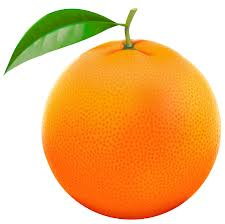
#> input picture orange-input.jpeg, 225 x 224 px
$ python orange.py   (older library calls are emulated)
#> lines starting #> are read from the running program, lines starting #| are printed output that depends on the picture; after the words box and inside, x2 and y2 are one past the last pixel; in counts of white or black regions, pixels touching at a corner belong together; long printed decimals are rounded
#> further down, image is the input picture: shape (224, 225, 3); mean B, G, R 123, 186.5, 240.6
from __future__ import division
import cv2
#to show the image
from matplotlib import pyplot as plt
import numpy as np
from math import cos, sin

green = (0, 255, 0)

def show(image):
    # Figure size in inches
    plt.figure(figsize=(10, 10))

    # Show image, with nearest neighbour interpolation
    plt.imshow(image, interpolation='nearest')

def overlay_mask(mask, image):
	#make the mask rgb
    rgb_mask = cv2.cvtColor(mask, cv2.COLOR_GRAY2RGB)
    #calculates the weightes sum of two arrays. in our case image arrays
    #input, how much to weight each.
    #optional depth value set to 0 no need
    img = cv2.addWeighted(rgb_mask, 0.5, image, 0.5, 0)
    return img

def find_biggest_contour(image):
    # Copy
    image = image.copy()
    #input, gives all the contours, contour approximation compresses horizontal,
    #vertical, and diagonal segments and leaves only their end points. For example,
    #an up-right rectangular contour is encoded with 4 points.
    #Optional output vector, containing information about the image topology.
    #It has as many elements as the number of contours.
    #we dont need it
    _, contours, _ = cv2.findContours(image, cv2.RETR_LIST, cv2.CHAIN_APPROX_SIMPLE)

    # print "contours size: " + len(contours)


    # Isolate largest contour
    contour_sizes = [(cv2.contourArea(contour), contour) for contour in contours]
    biggest_contour = max(contour_sizes, key=lambda x: x[0])[1]

    mask = np.zeros(image.shape, np.uint8)
    cv2.drawContours(mask, [biggest_contour], -1, 255, -1)
    return biggest_contour, mask

def circle_contour(image, contour):
    # Bounding ellipse
    image_with_ellipse = image.copy()
    #easy function
    ellipse = cv2.fitEllipse(contour)
    print(ellipse) # prints ellipse data such as location on image and size
    #add it
    cv2.ellipse(image_with_ellipse, ellipse, green, 2, cv2.LINE_AA)
    return image_with_ellipse

def find_orange(image):


    #RGB stands for Red Green Blue. Most often, an RGB color is stored
    #in a structure or unsigned integer with Blue occupying the least
    #significant “area” (a byte in 32-bit and 24-bit formats), Green the
    #second least, and Red the third least. BGR is the same, except the
    #order of areas is reversed. Red occupies the least significant area,
    # Green the second (still), and Blue the third.
    # we'll be manipulating pixels directly
    #most compatible for the transofrmations we're about to do
    image = cv2.cvtColor(image, cv2.COLOR_BGR2RGB)

    # Make a consistent size
    #get largest dimension
    max_dimension = max(image.shape)
#> max_dimension = 225
    #The maximum window size is 700 by 660 pixels. make it fit in that
    scale = 700/max_dimension
#> scale = 3.11
    #resize it. same width and hieght none since output is 'image'.
    image = cv2.resize(image, None, fx=scale, fy=scale)
#> image: shape (697, 700, 3)

    #we want to eliminate noise from our image. clean. smooth colors without
    #dots
    # Blurs an image using a Gaussian filter. input, kernel size, how much to filter, empty)
    image_blur = cv2.GaussianBlur(image, (7, 7), 0)
    #t unlike RGB, HSV separates luma, or the image intensity, from
    # chroma or the color information.
    #just want to focus on color, segmentation
    image_blur_hsv = cv2.cvtColor(image_blur, cv2.COLOR_RGB2HSV)
#> image_blur_hsv: shape (697, 700, 3); mean H, S, V 21.6, 130.1, 244.8

    #cv2.imwrite('test-orange.jpg', image_blur_hsv)


    # Filter by colour
    # 0-10 hue
    #minimum red amount, max red amount
    min_red = np.array([5, 50, 50])
    max_red = np.array([25, 255, 255])
    #layer
    mask1 = cv2.inRange(image_blur_hsv, min_red, max_red)
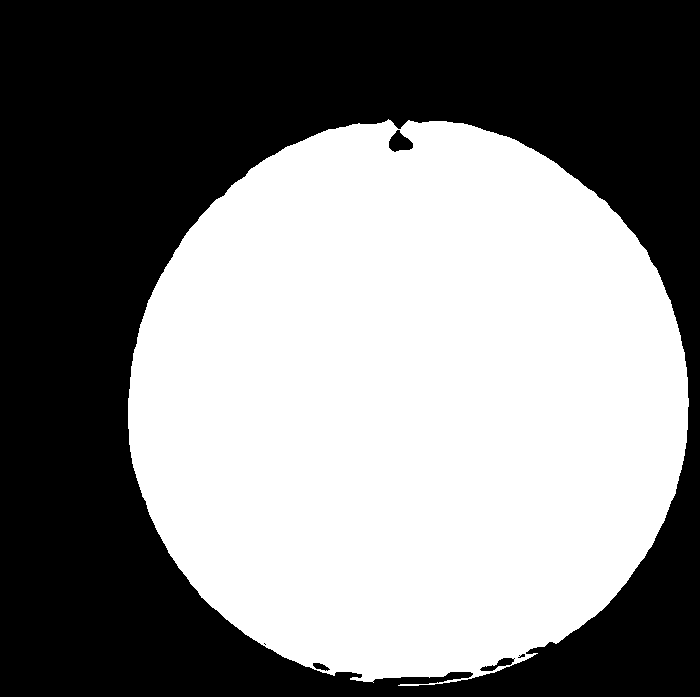
#> mask1: shape (697, 700); 50.8% white; 6 black regions (2 under 20 px), largest, box (x1, y1, x2, y2) and area: (0, 0, 700, 697) 239612, (389, 130, 413, 152) 333, (480, 658, 515, 671) 178, (313, 663, 330, 671) 78

    #birghtness of a color is hue
    # 170-180 hue
    min_red2 = np.array([155, 50, 50])
    max_red2 = np.array([175, 255, 255])
    mask2 = cv2.inRange(image_blur_hsv, min_red2, max_red2)
#> mask2: shape (697, 700); every value is 0

    #looking for what is in both ranges
    # Combine masks
    mask = mask1 + mask2

    # Clean up
    #we want to circle our orange so we'll circle it with an ellipse
    #with a shape of 15x15
    kernel = cv2.getStructuringElement(cv2.MORPH_ELLIPSE, (15, 5))
    #morph the image. closing operation Dilation followed by Erosion.
    #It is useful in closing small holes inside the foreground objects,
    #or small black points on the object.
    mask_closed = cv2.morphologyEx(mask, cv2.MORPH_CLOSE, kernel)
#> mask_closed: shape (697, 700); 50.8% white; 4 black regions, box (x1, y1, x2, y2) and area: (0, 0, 700, 697) 239500, (389, 136, 413, 151) 276, (497, 659, 513, 666) 72, (481, 666, 496, 671) 43
    #erosion followed by dilation. It is useful in removing noise
    mask_clean = cv2.morphologyEx(mask_closed, cv2.MORPH_OPEN, kernel)
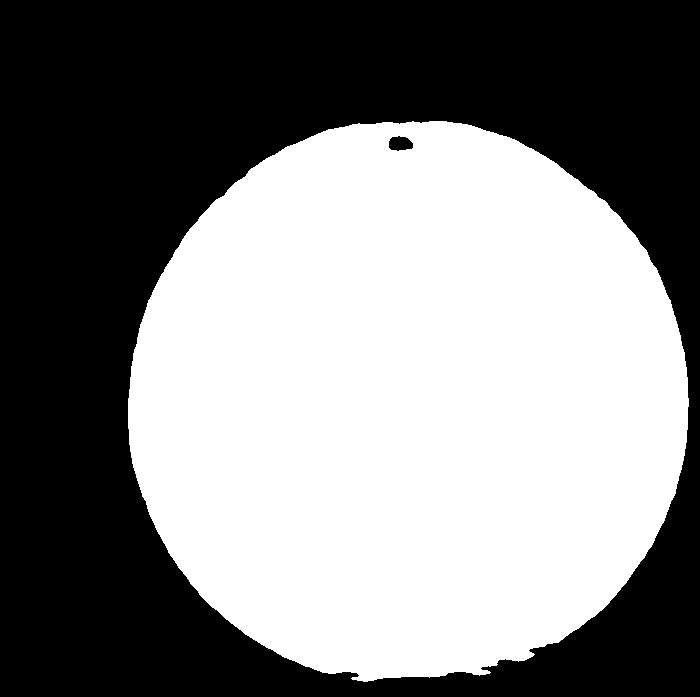
#> mask_clean: shape (697, 700); 50.8% white; 2 black regions

    cv2.imwrite('mask-test.jpg', mask_clean)


    # Find biggest orange
    #get back list of segmented oranges and an outline for the biggest one
    big_orange_contour, mask_oranges = find_biggest_contour(mask_clean)
#> in find_biggest_contour, `_, contours, _ = cv2.findContours(image, cv2.RETR_LIST, cv2.CHAIN_APPR..`: contours = 2 contours; box (x1, y1, x2, y2) and area: (128, 121, 689, 682) 247137, (388, 135, 414, 152) 306
#> in find_biggest_contour, `contour_sizes = [(cv2.contourArea(contour), contour) for contour in co..`: contour_sizes = 2 items
#> in find_biggest_contour, `biggest_contour = max(contour_sizes, key=lambda x: x[0])[1]`: biggest_contour = contour of 800 points, box (x1, y1, x2, y2) (128, 121, 689, 682), area 247137
#> in find_biggest_contour, `cv2.drawContours(mask, [biggest_contour], -1, 255, -1)`: mask: shape (697, 700); 50.8% white; 1 black region, box (x1, y1, x2, y2) and area: (0, 0, 700, 697) 239936
#> big_orange_contour has the same summary as biggest_contour in find_biggest_contour

    # Overlay cleaned mask on image
    # overlay mask on image, orange now segmented
    overlay = overlay_mask(mask_clean, image)
#> in overlay_mask, `rgb_mask = cv2.cvtColor(mask, cv2.COLOR_GRAY2RGB)`: rgb_mask: shape (697, 700, 3); 50.8% white; 2 black regions, box (x1, y1, x2, y2) and area: (0, 0, 700, 697) 239936, (389, 136, 413, 151) 276
#> in overlay_mask, `img = cv2.addWeighted(rgb_mask, 0.5, image, 0.5, 0)`:
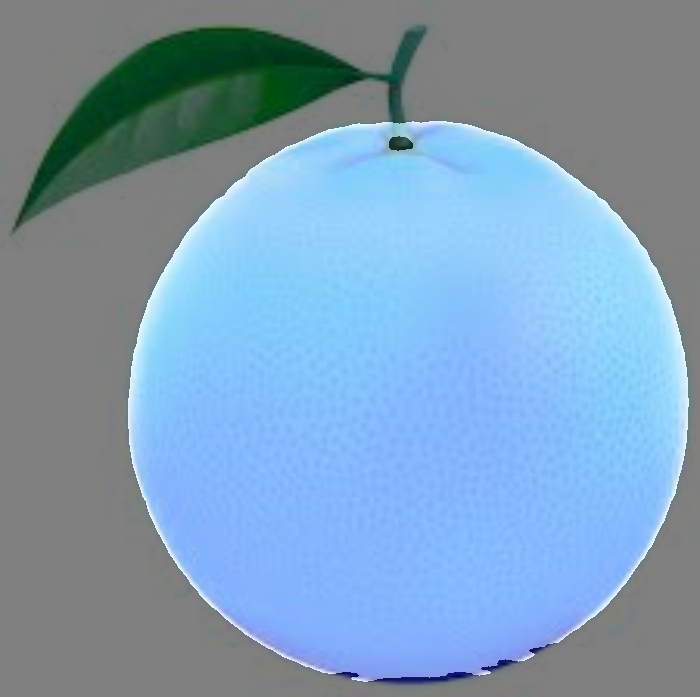
#> img: shape (697, 700, 3); mean B, G, R 185.1, 158.1, 126.4

    # Circle biggest orange
    #circle the biggest one
    circled = circle_contour(overlay, big_orange_contour)
#> in circle_contour, `ellipse = cv2.fitEllipse(contour)`: ellipse = ((408.1, 401.9), (559.6, 563.5), 30.02)
#| ((408.114, 401.946), (559.552, 563.512), 30.017)
#> in circle_contour, `cv2.ellipse(image_with_ellipse, ellipse, green, 2, cv2.LINE_AA)`:
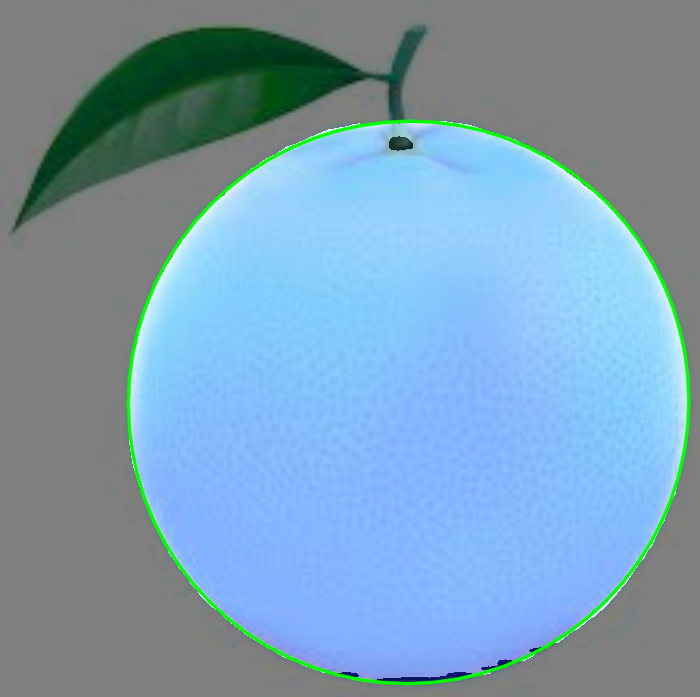
#> image_with_ellipse: shape (697, 700, 3); 1.72% of pixels changed, all inside (x1, y1, x2, y2) = (125, 119, 692, 686)
    show(circled)

    #we're done, convert back to original color scheme
    bgr = cv2.cvtColor(circled, cv2.COLOR_RGB2BGR)

    return bgr

#read the image
image = cv2.imread('orange-input.jpeg')
#detect it
result = find_orange(image)
#write the new image
cv2.imwrite('orange-output.jpeg', result)

$ run again, with orange2.jpg copied over orange-input.jpeg
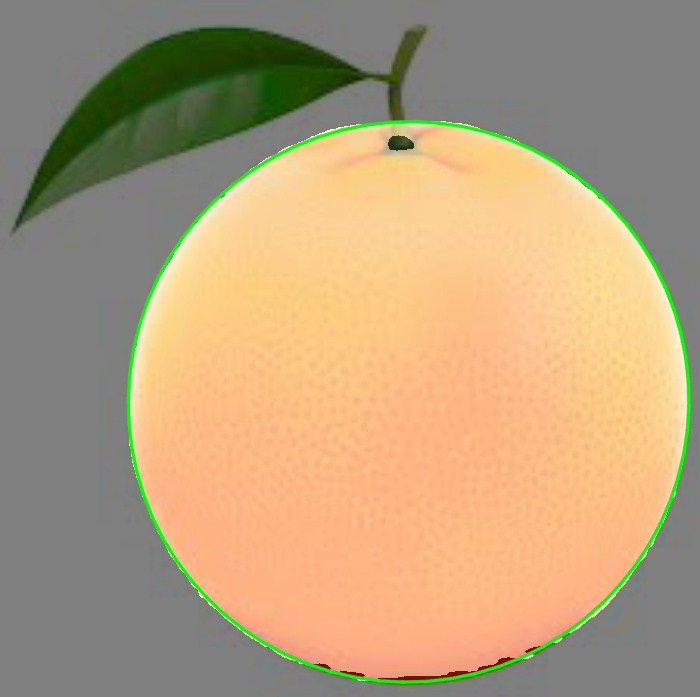
#> input picture orange2.jpg, 700 x 697 px
#> image is the input picture: shape (697, 700, 3); mean B, G, R 124.3, 158.9, 182.5
#> image_blur_hsv: shape (697, 700, 3); mean H, S, V 21.9, 73.8, 187.4
#> in find_orange, `mask1 = cv2.inRange(image_blur_hsv, min_red, max_red)`:
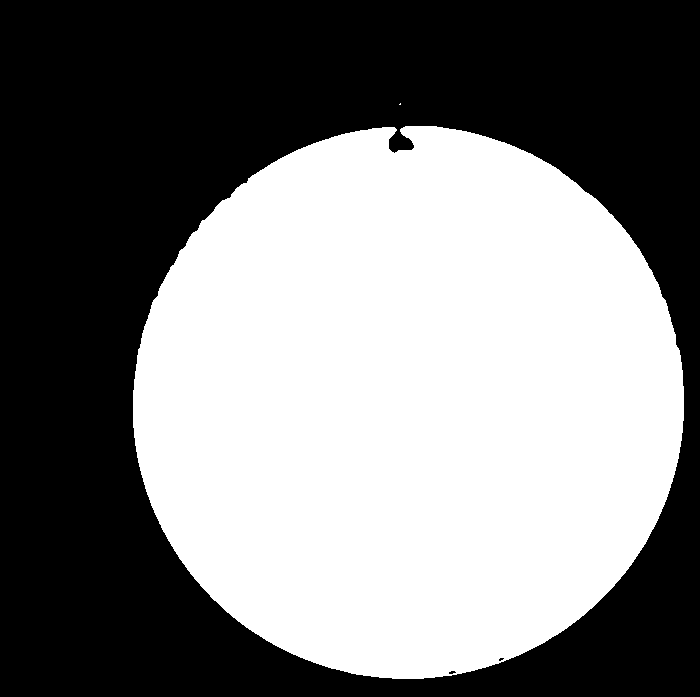
#> mask1: shape (697, 700); 49% white; 2 white regions (1 under 20 px), largest, box (x1, y1, x2, y2) and area: (133, 126, 684, 679) 238923
#> mask2: shape (697, 700); every value is 0
#> mask_closed: shape (697, 700); 49% white; 2 white regions (1 under 20 px), largest, box (x1, y1, x2, y2) and area: (133, 126, 684, 679) 239016
#> mask_clean: shape (697, 700); 49% white; 1 white region
#> contours = 2 contours; box (x1, y1, x2, y2) and area: (133, 126, 684, 679) 238530, (388, 134, 415, 152) 334
#> contour_sizes = 2 items
#> biggest_contour = contour of 784 points, box (x1, y1, x2, y2) (133, 126, 684, 679), area 238530
#> mask: shape (697, 700); 49.1% white; 1 white region, box (x1, y1, x2, y2) and area: (133, 126, 684, 679) 239316
#> big_orange_contour has the same summary as biggest_contour in find_biggest_contour
#> rgb_mask: shape (697, 700, 3); 49% white; 1 white region, box (x1, y1, x2, y2) and area: (133, 126, 684, 679) 239013
#> ellipse = ((408.2, 402.3), (548.8, 553.5), 31.32)
#| ((408.241, 402.306), (548.792, 553.479), 31.316)
#> in circle_contour, `cv2.ellipse(image_with_ellipse, ellipse, green, 2, cv2.LINE_AA)`:
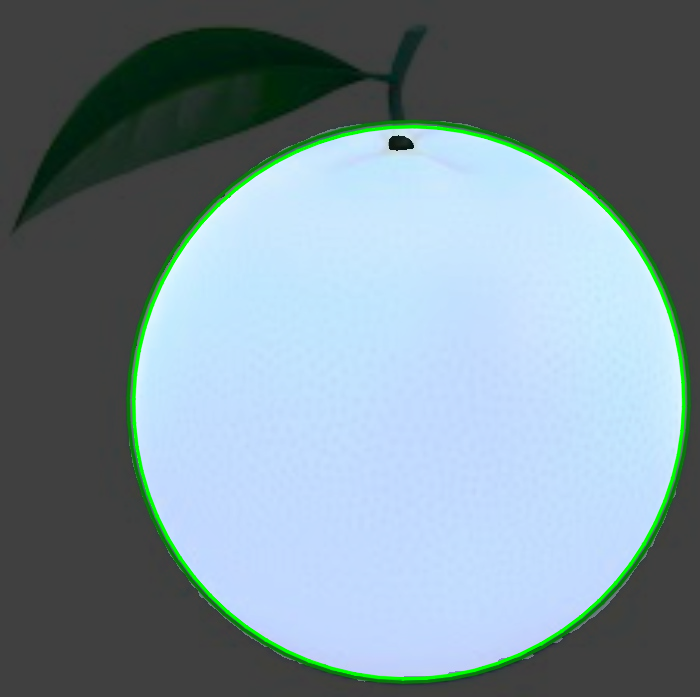
#> image_with_ellipse: shape (697, 700, 3); mean B, G, R 151.3, 142.7, 122.7
